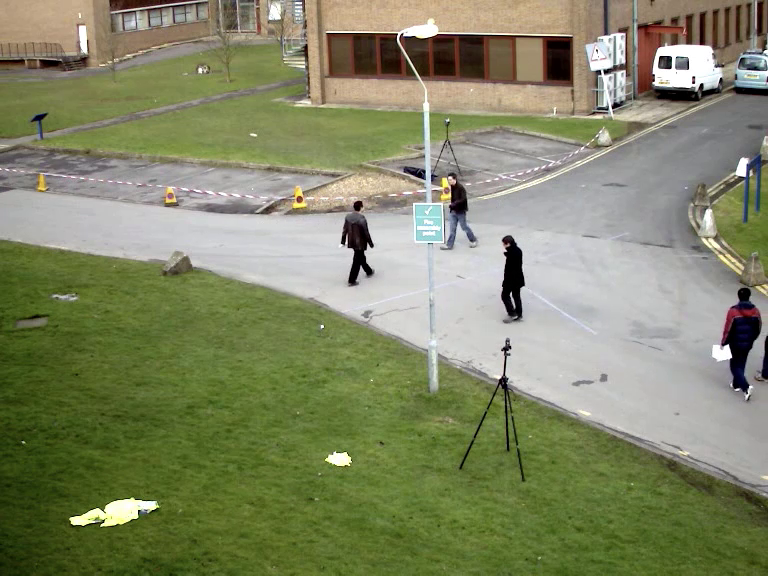
#> input picture frame 46 of SRC/videos/walking.mp4, 768 x 576 px
$ python 2_object_tracking_optical_flow.py
#> lines starting #> are read from the running program, lines starting #| are printed output that depends on the picture
import cv2
from matplotlib import pyplot as plt
import os
import pathlib
import numpy as np

"""
In this lesson we'll learn to:

    1: How to use Optical Flow in OpenCV
    2: Then use Dense Optical Flow

"""

# ---------------------------------------------------------------
#       1: How to use Optical Flow in OpenCV
# ---------------------------------------------------------------

"""
Optical flow is the pattern of apparent motion of image objects between two consecutive frames caused by the movement
of object or camera. It is 2D vector field where each vector is a displacement vector showing the movement of points
from first frame to second. Consider the image below.

It shows a ball moving in 5 consecutive frames. The arrow shows its displacement vector. Optical flow has many
applications in areas like :

    Structure from Motion
    Video Compression
    Video Stabilization

Optical flow works on several assumptions:

    The pixel intensities of an object do not change between consecutive frames.
    Neighbouring pixels have similar motion


"""

cap = cv2.VideoCapture('../../SRC/videos/walking.mp4')
# Set parameters for ShiTomasi corner detection
feature_params = dict(maxCorners=100,
                      qualityLevel=0.3,
                      minDistance=7,
                      blockSize=7)

# Set parameters for lucas kanade optical flow
lucas_kanade_params = dict(winSize=(15, 15),
                           maxLevel=2,
                           criteria=(cv2.TERM_CRITERIA_EPS | cv2.TERM_CRITERIA_COUNT, 10, 0.03))

# Create some random colors
# Used to create our trails for object movement in the image
color = np.random.randint(0, 255, (100, 3))

# Take first frame and find corners in it
ret, prev_frame = cap.read()
#> prev_frame is the input picture: shape (576, 768, 3); mean B, G, R 102.1, 134.9, 130.2
prev_gray = cv2.cvtColor(prev_frame, cv2.COLOR_BGR2GRAY)
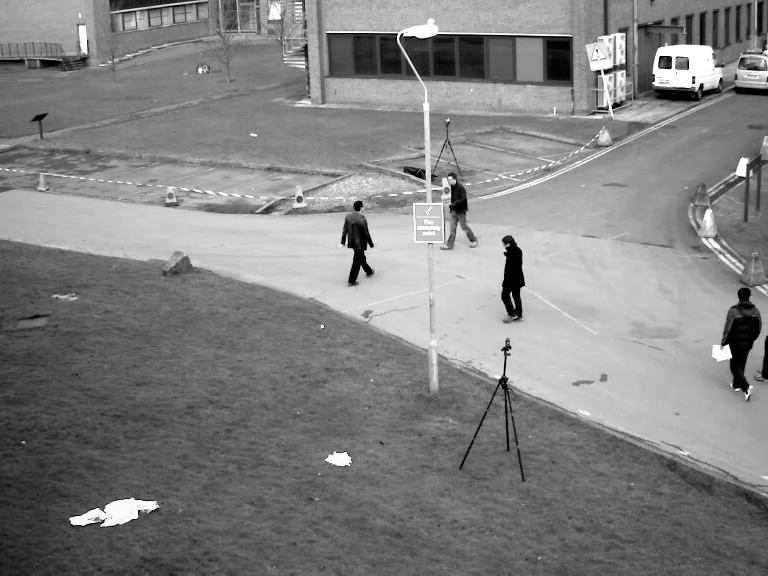
#> prev_gray: shape (576, 768); min 0, max 255, mean 129.7

# Find initial corner locations
prev_corners = cv2.goodFeaturesToTrack(prev_gray, mask=None, **feature_params)
#> prev_corners = 53 rows, first 8: [604, 71], [669, 58], [727, 346], [661, 58], [669, 66], [394, 35], [692, 84], [606, 107]

# Create a mask image for drawing purposes
mask = np.zeros_like(prev_frame)


while cap.isOpened():
    ret, frame = cap.read()
    if not ret:
        break

    frame_gray = cv2.cvtColor(frame, cv2.COLOR_BGR2GRAY)

    # calculate optical flow
    new_corners, status, errors = cv2.calcOpticalFlowPyrLK(prev_gray,
                                                           frame_gray,
                                                           prev_corners,
                                                           None,
                                                           **lucas_kanade_params)
#> new_corners has the same summary as prev_corners; status = 53 values from 1 to 1; errors = 53 values, max 1.85 at index 50, min 0 at index 24, mean 0.63

    # Select and store good points
    good_new = new_corners[status == 1]
#> good_new = 53 pairs, first value 71 to 765, second value 4 to 523
    good_old = prev_corners[status == 1]
#> good_old has the same summary as good_new

    # Draw the tracks
    for i, (new, old) in enumerate(zip(good_new, good_old)):
        a, b = new.ravel()
        c, d = old.ravel()
        print(prev_frame.shape, mask.shape)
        mask = cv2.line(mask, (int(a), int(b)), (int(c), int(d)), color[i].tolist(), 2)
        frame = cv2.circle(frame, (int(a), int(b)), 5, color[i].tolist(), -1)
#> this loop made 53 passes
#> (a, b, c, d) on passes 1 to 12: (604, 71, 604, 71), (669, 58, 669, 58), (727, 346, 727, 346), (661, 58, 661, 58), (669, 66, 669, 66), (394, 35, 394, 35), (692, 84, 692, 84), (606, 107, 606, 107), (743, 173, 743, 173), (506, 353, 506, 353), (135, 516, 135, 516), (348, 245, 348, 245)
#| (576, 768, 3) (576, 768, 3)
#| (576, 768, 3) (576, 768, 3)
#| (576, 768, 3) (576, 768, 3)
#| (576, 768, 3) (576, 768, 3)
#| (576, 768, 3) (576, 768, 3)
#| (576, 768, 3) (576, 768, 3)
#| (576, 768, 3) (576, 768, 3)
#| (576, 768, 3) (576, 768, 3)
#> (further printed lines are left out)
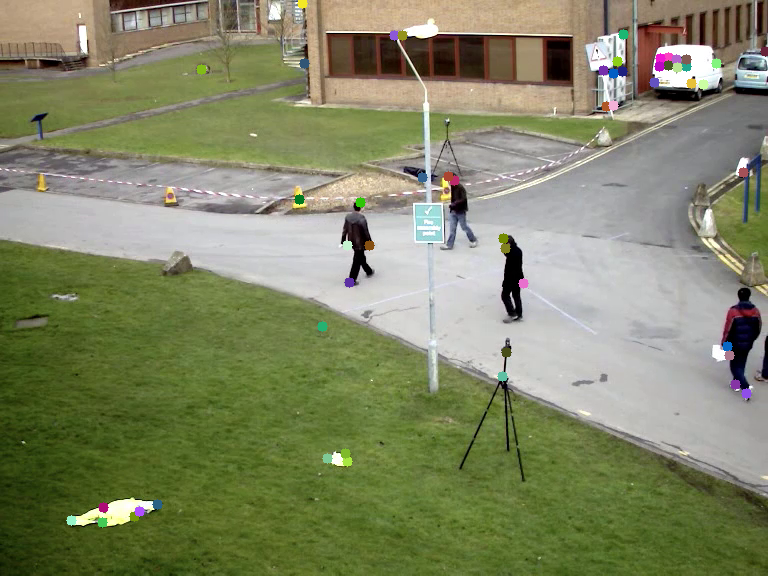
#> frame: shape (576, 768, 3); mean B, G, R 102, 134.8, 130
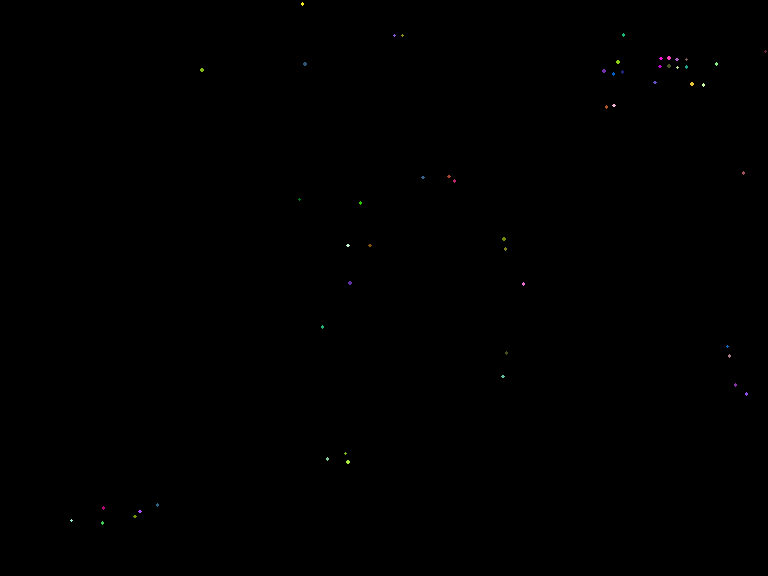
#> mask: shape (576, 768, 3); mean of channels 0, 1, 2 0.1, 0.1, 0.1; drawn as B, G, R

    img = cv2.add(frame, mask)

    # Now update the previous frame and previous points
    prev_gray = frame_gray.copy()
    prev_corners = good_new.reshape(-1, 1, 2)

    cv2.imshow('Optical Flow - Lucas-Kanade', img)
    if cv2.waitKey(1) & 0xFF == ord('q'):
#> (key q is pressed here)
        break

cap.release()

# ---------------------------------------------------------------
#       2: Then use Dense Optical Flow
# ---------------------------------------------------------------

"""
Lucas-Kanade method computes optical flow for a sparse feature set (in our example, corners detected using Shi-Tomasi
algorithm). OpenCV provides another algorithm to find the dense optical flow. It computes the optical flow for all the
points in the frame. It is based on Gunner Farneback’s algorithm which is explained in “Two-Frame Motion Estimation
Based on Polynomial Expansion” by Gunner Farneback in 2003.

Below sample shows how to find the dense optical flow using above algorithm. We get a 2-channel array with optical flow
vectors, (u,v). We find their magnitude and direction. We color code the result for better visualization.

    Direction corresponds to Hue value of the image.
    Magnitude corresponds to Value plane. See the code below:

"""

cap = cv2.VideoCapture('../../SRC/videos/walking.mp4')

# Get first frame
ret, first_frame = cap.read()
previous_gray = cv2.cvtColor(first_frame, cv2.COLOR_BGR2GRAY)
hsv = np.zeros_like(first_frame)
hsv[...,1] = 255

while cap.isOpened():
    ret, frame = cap.read()
    if not ret:
        break

    next_frame = cv2.cvtColor(frame, cv2.COLOR_BGR2GRAY)

    # Computes the dense optical flow using the Gunnar Farneback’s algorithm
    flow = cv2.calcOpticalFlowFarneback(previous_gray, next_frame,
                                        None, 0.5, 3, 15, 3, 5, 1.2, 0)

    # use flow to calculate the magnitude (speed) and angle of motion
    # use these values to calculate the color to reflect speed and angle
    magnitude, angle = cv2.cartToPolar(flow[..., 0], flow[..., 1])
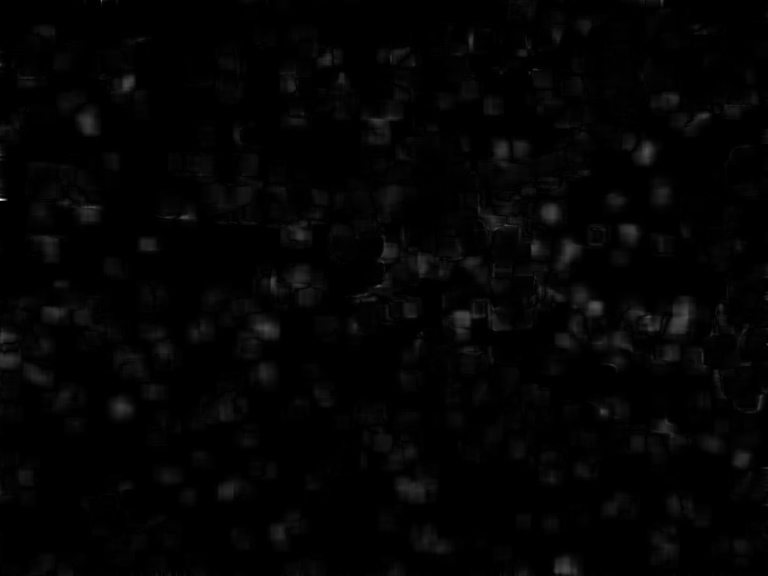
#> magnitude: shape (576, 768) float32; min 4.74e-09, max 0.933, mean 0.0154
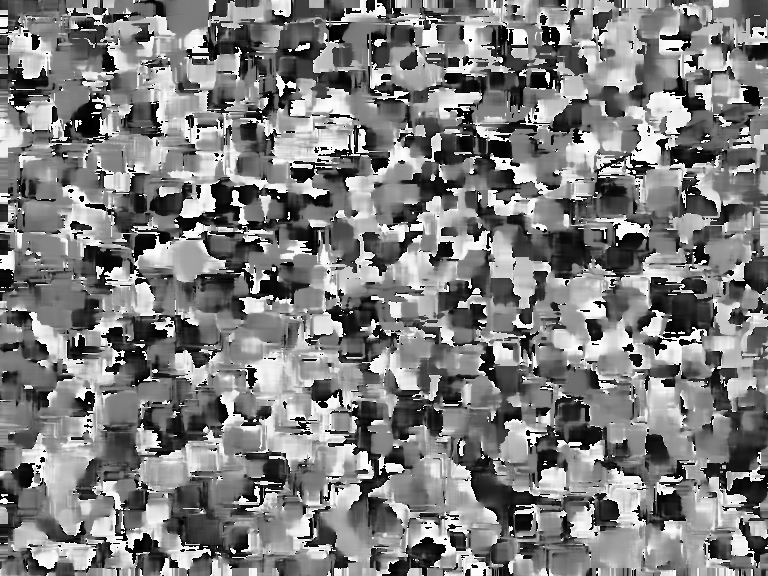
#> angle: shape (576, 768) float32; min 1.03e-06, max 6.28, mean 3.12; drawn with min black and max white
    hsv[..., 0] = angle * (180 / (np.pi / 2))
    hsv[..., 2] = cv2.normalize(magnitude, None, 0, 255, cv2.NORM_MINMAX)
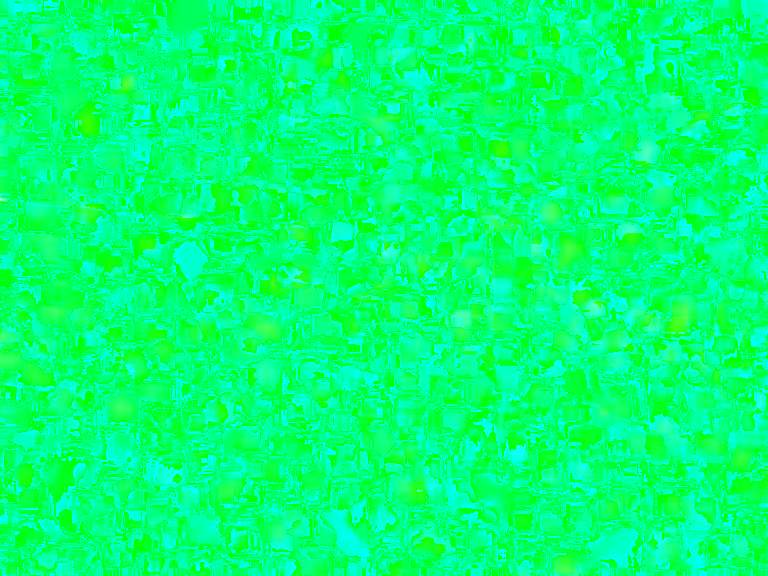
#> hsv: shape (576, 768, 3); mean of channels 0, 1, 2 117.7, 255, 3.9; drawn as B, G, R
    final = cv2.cvtColor(hsv, cv2.COLOR_HSV2BGR)
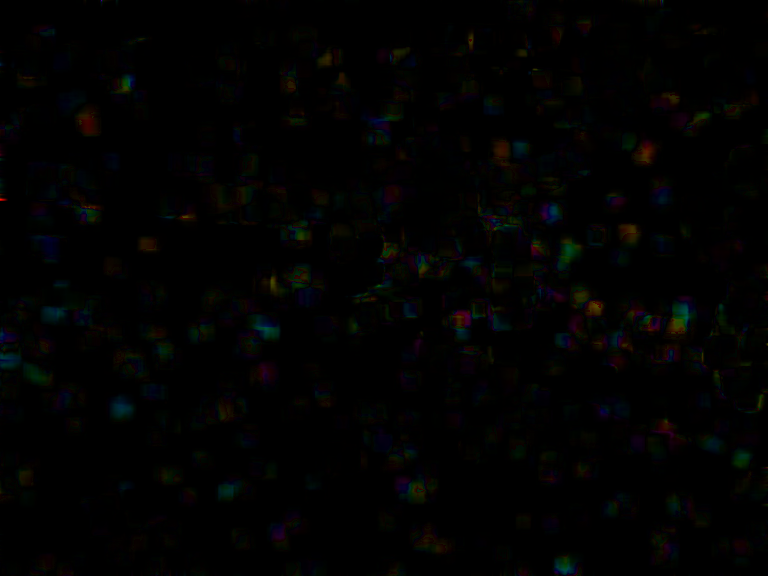
#> final: shape (576, 768, 3); mean B, G, R 1.6, 2, 2

    # Store current image as previous image
    previous_gray = next_frame

    cv2.imshow('Dense Optical Flow', final)
    if cv2.waitKey(1) & 0xFF == ord('q'):
#> (key q is pressed here)
        break

cap.release()

$ run again, starting later in the video
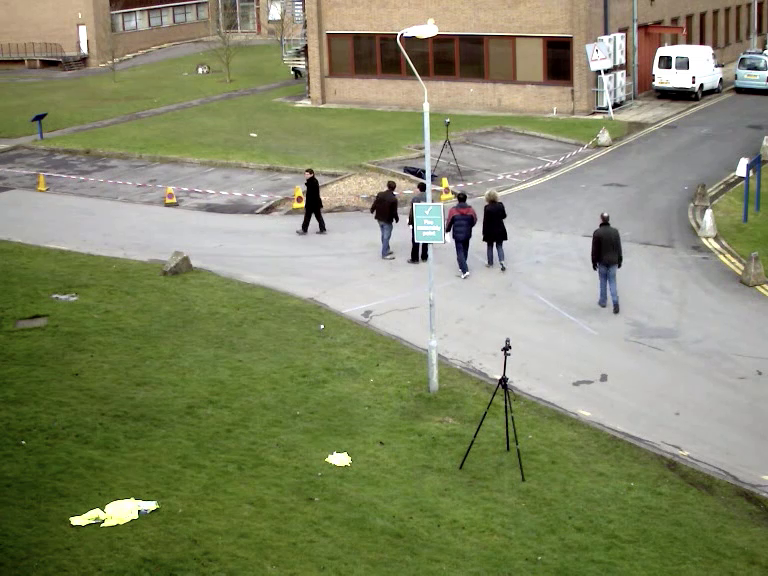
#> input picture frame 207 of SRC/videos/walking.mp4, 768 x 576 px
#> prev_frame is the input picture: shape (576, 768, 3); mean B, G, R 103.6, 136.4, 131.6
#> `prev_gray = cv2.cvtColor(prev_frame, cv2.COLOR_BGR2GRAY)`:
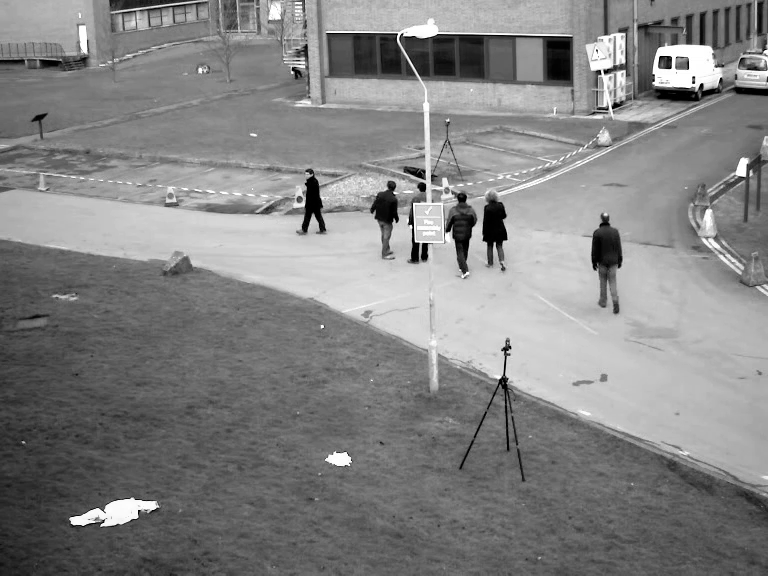
#> prev_gray: shape (576, 768); min 0, max 255, mean 131.2
#> prev_corners = 61 rows, first 8: [604, 71], [424, 245], [669, 58], [661, 58], [394, 35], [669, 66], [692, 84], [606, 107]
#> new_corners has the same summary as prev_corners; status = 61 values from 1 to 1; errors = 61 values, max 2.34 at index 43, min 0 at index 0, mean 0.714
#> good_new = 61 pairs, first value 71 to 765, second value 1 to 523
#> good_old has the same summary as good_new
#> the loop `for i, (new, old) in enumerate(zip(good_new, good_old)):` made 61 passes
#> (a, b, c, d) on passes 1 to 8: (604, 71, 604, 71), (424, 245, 424, 245), (669, 58, 669, 58), (661, 58, 661, 58), (394, 35, 394, 35), (669, 66, 669, 66), (692, 84, 692, 84), (606, 107, 606, 107)
#> (printed output is left out)
#> `hsv[..., 0] = angle * (180 / (np.pi / 2))`:
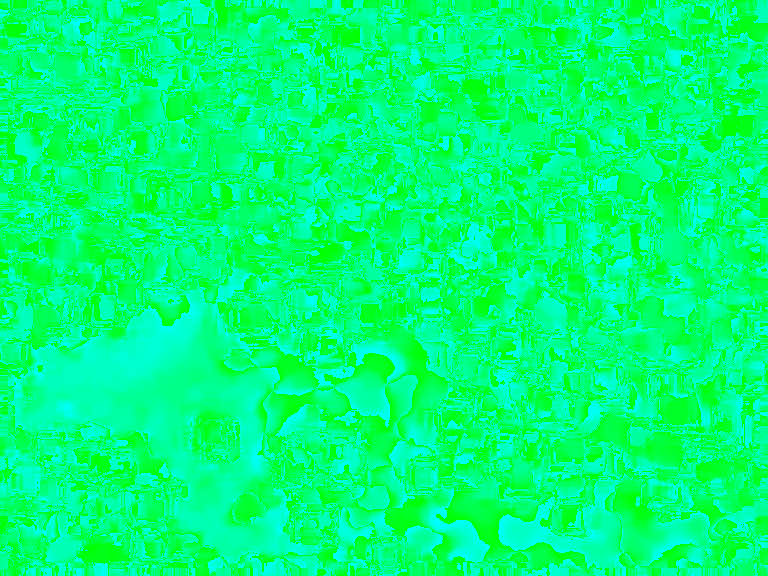
#> hsv: shape (576, 768, 3); mean of channels 0, 1, 2 120.5, 255, 0; drawn as B, G, R

$ run again, starting later in the video
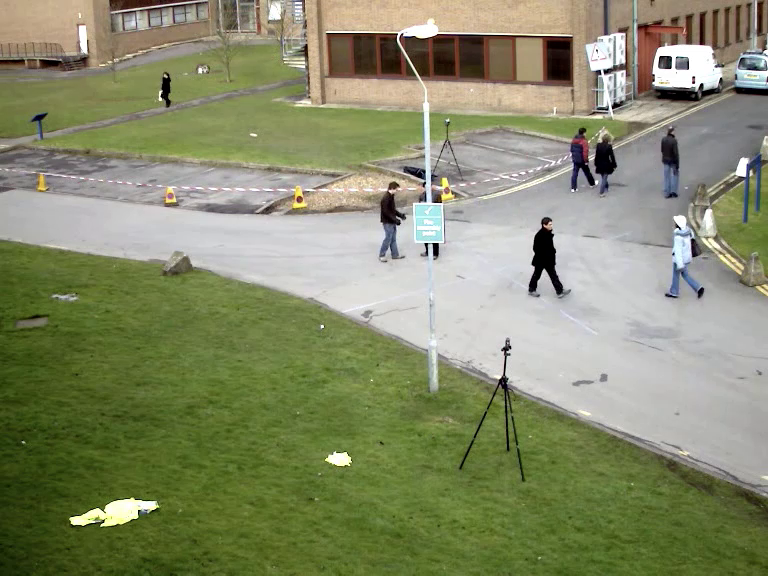
#> input picture frame 368 of SRC/videos/walking.mp4, 768 x 576 px
#> prev_frame is the input picture: shape (576, 768, 3); mean B, G, R 106.5, 139.2, 134.3
#> `prev_corners = cv2.goodFeaturesToTrack(prev_gray, mask=None, **feature..`: prev_corners = 45 rows, first 8: [435, 245], [604, 71], [427, 245], [669, 58], [661, 58], [394, 36], [669, 66], [692, 84]
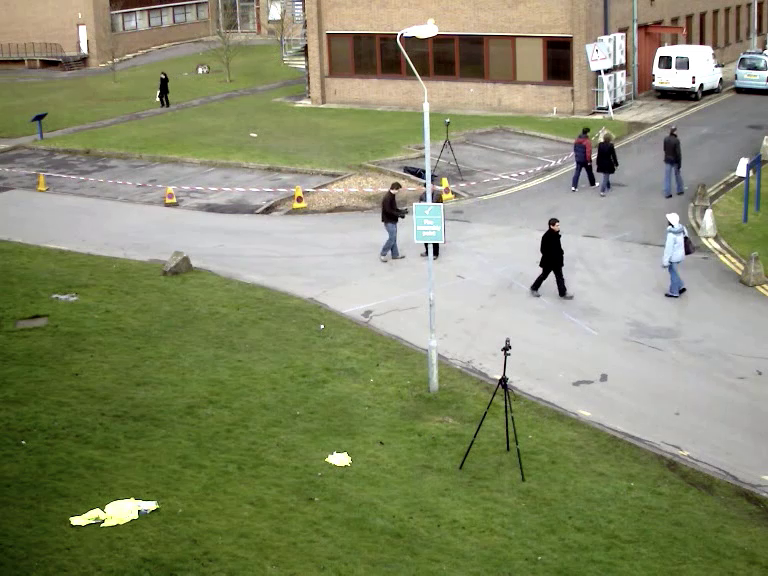
#> input picture frame 369 of SRC/videos/walking.mp4, 768 x 576 px
#> frame is the input picture: shape (576, 768, 3); mean B, G, R 106.5, 139.3, 134.4
#> new_corners = 45 rows, first 8: [435.1, 245], [604, 71], [426.9, 245], [669, 58], [661, 58], [394, 36], [669, 66], [692, 84]; status = 45 values from 1 to 1; errors = 45 values, max 35.76 at index 19, min 0 at index 1, mean 4.11
#> good_new = 45 pairs, first value 70 to 765, second value 5 to 523
#> good_old has the same summary as good_new
#> the loop `for i, (new, old) in enumerate(zip(good_new, good_old)):` made 45 passes
#> (a, b, c, d) on passes 1 to 8: (435.1, 245, 435, 245), (604, 71, 604, 71), (426.9, 245, 427, 245), (669, 58, 669, 58), (661, 58, 661, 58), (394, 36, 394, 36), (669, 66, 669, 66), (692, 84, 692, 84)
#> (printed output is left out)
#> `prev_corners = good_new.reshape(-1, 1, 2)`: prev_corners has the same summary as new_corners
#> `final = cv2.cvtColor(hsv, cv2.COLOR_HSV2BGR)`:
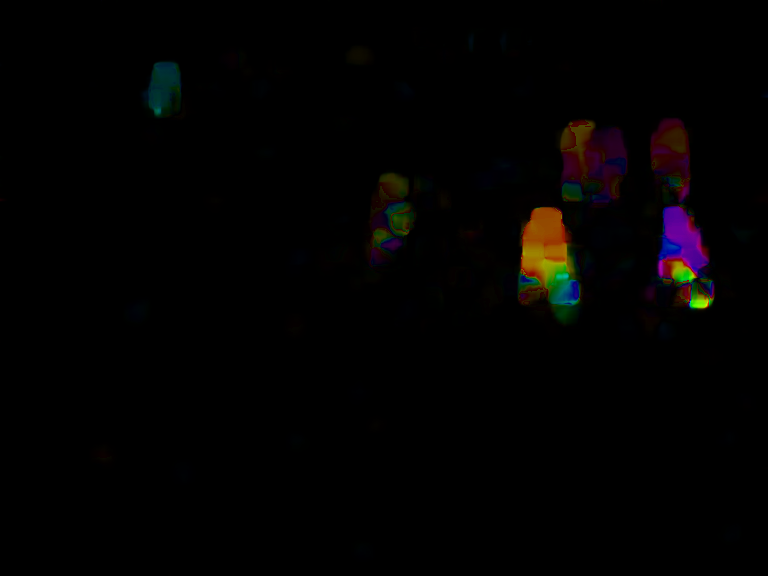
#> final: shape (576, 768, 3); mean B, G, R 1.5, 1.8, 2.7
